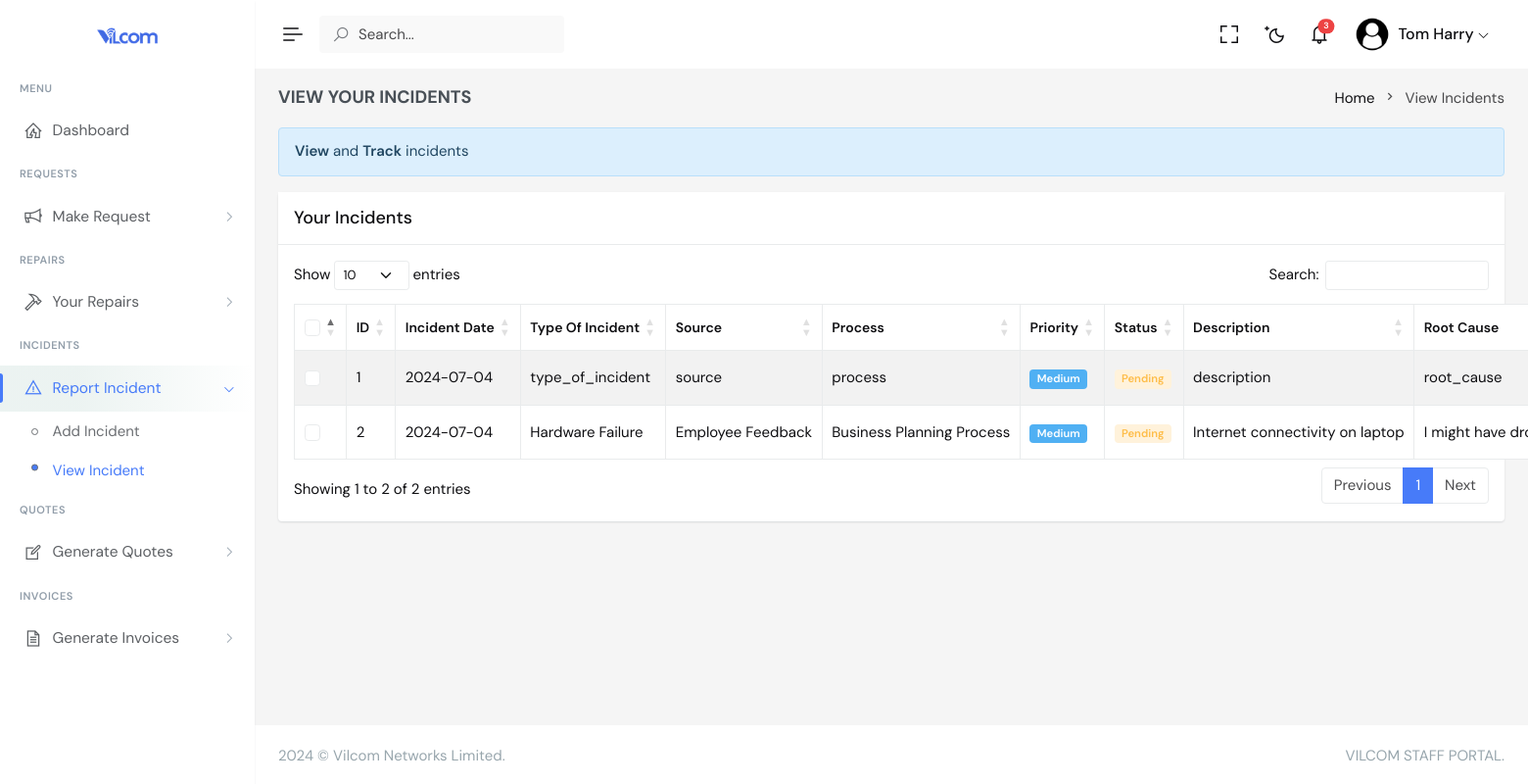
/hod/view_incident.php (signed in), run on the app's committed database.
### tables this page shows
CREATE TABLE IF NOT EXISTS `equipment_incident` (
  `equipment_incident_id` int NOT NULL AUTO_INCREMENT,
  `incident_date` date DEFAULT NULL,
  `type_of_incident` varchar(50) DEFAULT NULL,
  `source` varchar(50) DEFAULT NULL,
  `process` varchar(50) DEFAULT NULL,
  `priority` varchar(50) DEFAULT NULL,
  `status` varchar(50) DEFAULT NULL,
  `description` text,
  `root_cause` text,
  `action_plan` text,
  `date_action_completed` date DEFAULT NULL,
  `equipment_id` int NOT NULL,
  `updated_at` timestamp NULL DEFAULT CURRENT_TIMESTAMP,
  PRIMARY KEY (`equipment_incident_id`),
  KEY `equipment_has_equipment_incident` (`equipment_id`)
);

### api/MySql.php (called while the page is built, shortened)
<?php
class MySql {
    protected $host = DB_HOST;
    protected $user = DB_USER;
    protected $pass = DB_PASSWORD;
    protected $dbName = DB_NAME;
    protected $sql;
    protected $converterUtf8 = true;
    protected $uppercase = false;
    protected $connection;
    private function connect(): bool {
        try {
            $this->connection = new PDO("mysql:host={$this->host};dbname={$this->dbName}", $this->user, $this->pass);
            return true;
        } catch (PDOException $e) {
            echo "Error: " . $e->getMessage() . "<br/>";
            die();
        }
    }
    public function setSqlScript(string $sql, bool $complementation = false): void {
        $patterns = [
            "/''/", "/' '/", "/\" \"/", "/\"\"/",
            "/\"null\"/", "/\"NULL\"/", "/'null'/", "/'NULL'/",
            "/,[ \t\n\r\f\v]*,/", "/,,/", "/, ,/", "/=[ \t\n\r\f\v]*,/"
        ];
        $sql = preg_replace($patterns, "null", $sql);
        if ($complementation) {
            $this->sql .= $sql . "; \n";
        } else {
            $this->sql = $sql;
        }
    }
    public function select(string $sql): array {
        $pdo = $this->connection;
        $db = $pdo->prepare($this->sql);
        $result = $db->execute();
        if ($result) {
            $data = $db->fetchAll(PDO::FETCH_ASSOC);
            $return = [];
            foreach ($data as $key => $reg) {
                foreach ($reg as $campo => $val) {
                    $val = $this->converterUtf8 ? mb_convert_encoding($val, 'UTF-8', 'UTF-8') : $val;
                    $return[$key][$campo] = $this->uppercase ? strtoupper($val) : $val;
                }
            }
            return $return;
        } else {
            $this->error = $db->errorInfo();
            $this->error['sql'] = $this->sql;
            die($this->getErros());
        }
    }
}
?>

### hod/view_incident.php (the view, shortened to what this page needs)
<?php
 include "header.php";
 $selectQuery="SELECT * from equipment_incident as I, office_equipment as E WHERE I.equipment_id=E.equipment_id AND E.user_id=$user_id;";
 $dbSelect=$db->select($selectQuery);
?>
        <div class="main-content">
            <div class="page-content">
                <div class="container-fluid">
                    <div class="row">
                        <div class="col-12">
                            <div class="page-title-box d-sm-flex align-items-center justify-content-between">
                                <h4 class="mb-sm-0">VIEW YOUR INCIDENTS</h4>
                                <div class="page-title-right">
                                    <ol class="breadcrumb m-0">
                                        <li class="breadcrumb-item"><a href="javascript: void(0);">Home</a></li>
                                        <li class="breadcrumb-item active">View Incidents</li>
                                    </ol>
                                </div>
                            </div>
                        </div>
                    </div>
                    <div class="alert alert-info" role="alert">
                        <strong>View</strong> and <b>Track</b> incidents
                    </div>
                    <div class="row">
                        <div class="col-lg-12">
                            <div class="card">
                                <div class="card-header">
                                    <h5 class="card-title mb-0">Your Incidents</h5>
                                </div>
                                <div class="card-body">
                                    <table id="example" class="table table-bordered dt-responsive nowrap table-striped align-middle" style="width:100%">
                                        <thead>
                                            <tr>
                                                <th scope="col" style="width: 10px;">
                                                    <div class="form-check">
                                                        <input class="form-check-input fs-15" type="checkbox" id="checkAll" value="option">
                                                    </div>
                                                </th>
                                                <th data-ordering="false">ID</th>
                                                <th data-ordering="false">Incident Date</th>
                                                <th data-ordering="false">Type Of Incident</th>
                                                <th data-ordering="false">Source</th>
                                                <th data-ordering="false">Process</th>
                                                <th>Priority</th>
                                                <th>Status</th>
                                                <th>Description</th>
                                                <th>Root Cause</th>
                                            </tr>
                                        </thead>
                                        <tbody>
                                            <?php
                                            if(count($dbSelect)){
                                                foreach($dbSelect as $row){
                                            ?>
                                            <tr>
                                                <th scope="row">
                                                    <div class="form-check">
                                                        <input class="form-check-input fs-15" type="checkbox" name="checkAll" value="option1">
                                                    </div>
                                                </th>
                                                <td><?php echo $row['equipment_incident_id'];?></td>
                                                <td><?php echo $row['incident_date'];?></td>
                                                <td><?php echo $row['type_of_incident'];?></td>
                                                <td><?php echo $row['source'];?></td>
                                                <td><?php echo $row['process'];?></td>
                                  <?php
                                  if($row['priority']=='Low')
                                  {
                                    echo '<td><span class="badge bg-primary">'.$row['priority'].'</span></td>';
                                  }else if($row['priority']=='Medium')
                                  {
                                    echo '<td><span class="badge bg-info">'.$row['priority'].'</span></td>';
                                  }else if($row['priority']=='High')
                                  {
                                    echo '<td><span class="badge bg-warning">'.$row['priority'].'</span></td>';
                                  }
                                  else
                                  {
                                    echo '<td><span class="badge bg-danger">'.$row['priority'].'</span></td>';
                                  }
                                  ?>
                                  <?php
                                  if($row['status']=='Pending')
                                  {
                                    echo '<td><span class="badge bg-warning-subtle text-warning ">'.$row['status'].'</span></td>';
                                  }else if($row['status']=='Approved')
                                  {
                                    echo '<td><span class="badge bg-primary-subtle text-primary ">'.$row['status'].'</span></td>';
                                  }else if($row['status']=='Rejected')
                                  {
                                    echo '<td><span class="badge bg-danger-subtle text-danger ">'.$row['status'].'</span></td>';
                                  }
                                  else
                                  {
                                    echo '<td><span class="badge bg-info-subtle text-info ">'.$row['status'].'</span></td>';
                                  }
                                  ?>
                                  <td><?php echo $row['description'];?></td>
                                  <td><?php echo $row['root_cause'];?></td>
                                            </tr>
                                            <?php
                          }
                      }
                      else
                      {
                          echo "Oops :( No Data Found";
                      }
                      ?>
                                        </tbody>
                                    </table>
                                </div>
                            </div>
                        </div>
                    </div>
                </div>
            </div>
            <?php
            include "footer.php";
            ?>

### data on the page
equipment_incident: equipment_incident_id "1", incident_date "2024-07-04", type_of_incident "type_of_incident", source "source", process "process", priority "Medium", status "Pending", description "description", root_cause "root_cause"
equipment_incident: equipment_incident_id "2", incident_date "2024-07-04", type_of_incident "Hardware Failure", source "Employee Feedback", process "Business Planning Process", priority "Medium", status "Pending", description "Internet connectivity on laptop", root_cause "I might have…"

### other printed values
$un1 "Tom"
$un2 "Harry"
